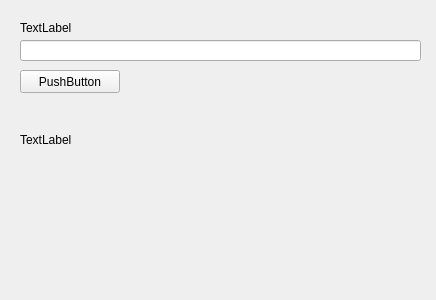
<?xml version="1.0" encoding="UTF-8"?>
<ui version="4.0">
 <class>Form</class>
 <widget class="QWidget" name="Form">
  <property name="geometry">
   <rect>
    <x>0</x>
    <y>0</y>
    <width>436</width>
    <height>300</height>
   </rect>
  </property>
  <property name="windowTitle">
   <string>Form</string>
  </property>
  <widget class="QPushButton" name="pushButton">
   <property name="geometry">
    <rect>
     <x>20</x>
     <y>70</y>
     <width>100</width>
     <height>23</height>
    </rect>
   </property>
   <property name="text">
    <string>PushButton</string>
   </property>
  </widget>
  <widget class="QLabel" name="label_2">
   <property name="geometry">
    <rect>
     <x>20</x>
     <y>20</y>
     <width>151</width>
     <height>16</height>
    </rect>
   </property>
   <property name="text">
    <string>TextLabel</string>
   </property>
  </widget>
  <widget class="QLineEdit" name="lineEdit">
   <property name="geometry">
    <rect>
     <x>20</x>
     <y>40</y>
     <width>401</width>
     <height>21</height>
    </rect>
   </property>
  </widget>
  <widget class="QLabel" name="label">
   <property name="geometry">
    <rect>
     <x>20</x>
     <y>100</y>
     <width>401</width>
     <height>80</height>
    </rect>
   </property>
   <property name="text">
    <string>TextLabel</string>
   </property>
  </widget>
 </widget>
 <resources/>
 <connections/>
</ui>
